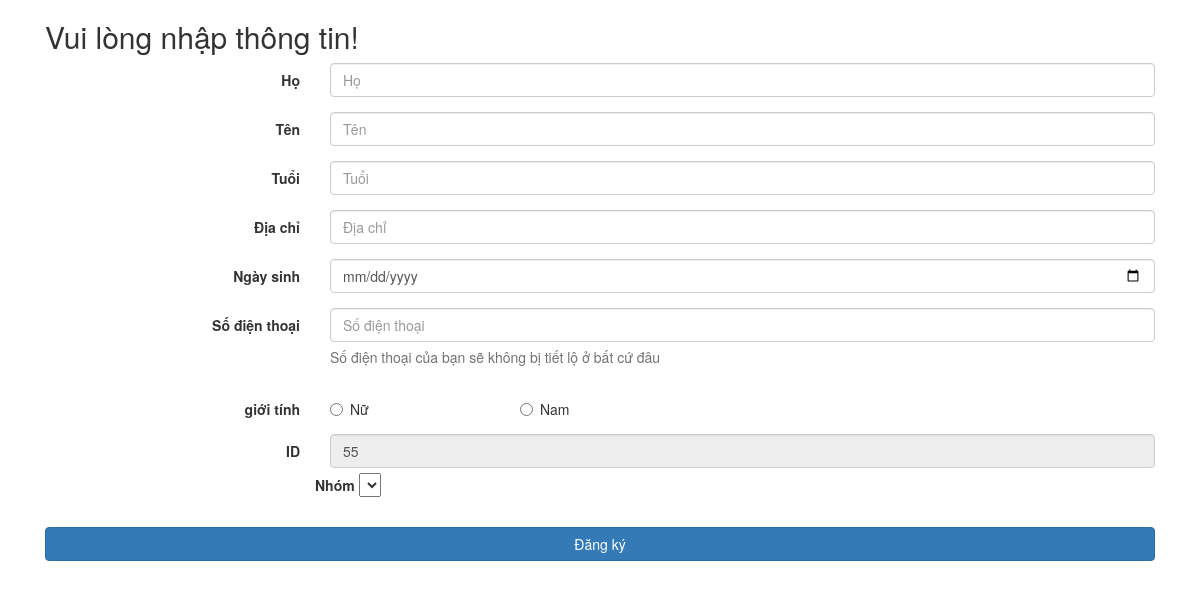
Before: /register/create_infor.php?accout=phamthokd@gmail.com with the older database file.
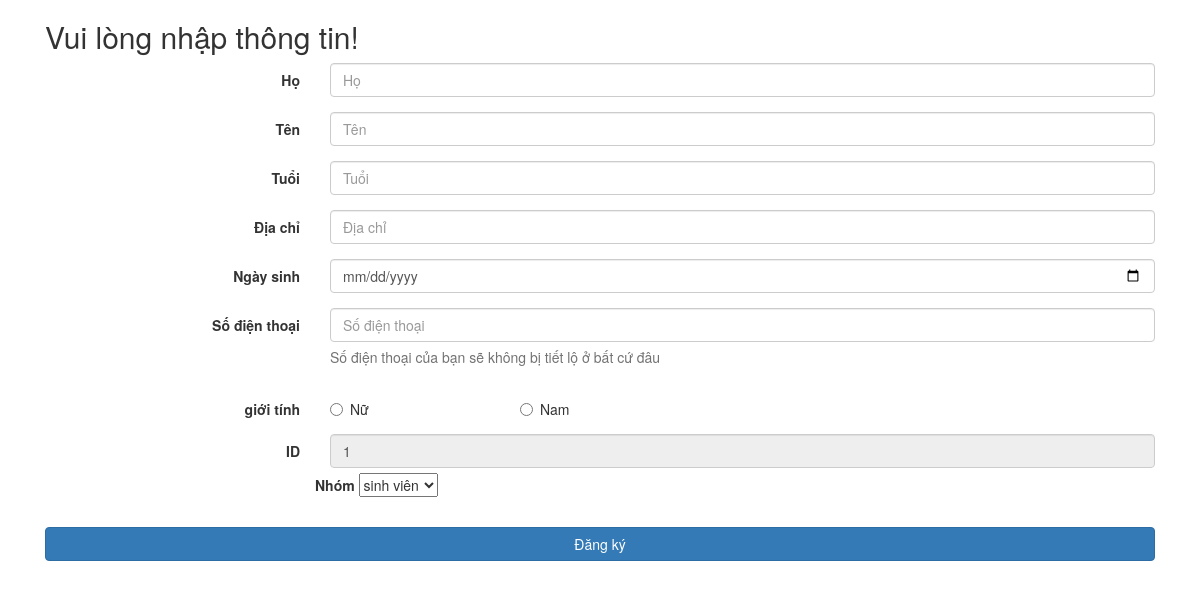
After: the same page with the newer database file.
### tables this page shows
CREATE TABLE `users` (
  `userid` int(6) UNSIGNED NOT NULL,
  `email` varchar(60) NOT NULL,
  `password` char(60) NOT NULL,
  `registration_date` datetime NOT NULL DEFAULT current_timestamp(),
  `user_level` tinyint(10) NOT NULL DEFAULT 0,
  `status` tinyint(1) NOT NULL DEFAULT 0,
  `code` tinyint(4) NOT NULL
);

### register/create_infor.php (the view, shortened to what this page needs)
<!DOCTYPE html>
<html lang="en">
<head>
    <link href="https://cdn.jsdelivr.net/npm/bootstrap@5.0.2/dist/css/bootstrap.min.css" rel="stylesheet">
    <link rel="stylesheet" href="https://cdnjs.cloudflare.com/ajax/libs/font-awesome/5.15.4/css/all.min.css" />
</head>
<body>
    <link href="//maxcdn.bootstrapcdn.com/bootstrap/4.0.0/css/bootstrap.min.css" rel="stylesheet" id="bootstrap-css">
<link href="//netdna.bootstrapcdn.com/bootstrap/3.2.0/css/bootstrap.min.css" rel="stylesheet" id="bootstrap-css">
<div class="container">
        <form class="form-horizontal" role="form" action="process_infor.php" method="post">
            <h2>Vui lòng nhập thông tin!</h2>
            <div class="form-group">
                <label for="first_name" class="col-sm-3 control-label">Họ</label>
                <div class="col-sm-9">
                    <input type="text" id="first_name" placeholder="Họ" class="form-control" name="first_name">
                </div>
            </div>
            <div class="form-group">
                <label for="last_name" class="col-sm-3 control-label">Tên</label>
                <div class="col-sm-9">
                    <input type="text" id="last_name" placeholder="Tên" class="form-control" name="last_name">
                </div>
            </div>
            <div class="form-group">
                <label for="age" class="col-sm-3 control-label">Tuổi</label>
                <div class="col-sm-9">
                    <input type="text" id="age" placeholder="Tuổi" class="form-control" name= "age">
                </div>
            </div>
            <div class="form-group">
                <label for="address" class="col-sm-3 control-label">Địa chỉ</label>
                <div class="col-sm-9">
                    <input type="text" id="address" placeholder="Địa chỉ" class="form-control" name="address">
                </div>
            </div>
            <div class="form-group">
                <label for="date" class="col-sm-3 control-label">Ngày sinh</label>
                <div class="col-sm-9">
                    <input type="date" id="date" class="form-control" name="date">
                </div>
            </div>
            <div class="form-group">
                <label for="phone_number" class="col-sm-3 control-label">Số điện thoại </label>
                <div class="col-sm-9">
                    <input type="phoneNumber" id="phone_number" placeholder="Số điện thoại" class="form-control" name="phone_number">
                    <span class="help-block">Số điện thoại của bạn sẽ không bị tiết lộ ở bất cứ đâu</span>
                </div>
            </div>
            <div class="form-group">
                <label class="control-label col-sm-3">giới tính</label>
                <div class="col-sm-6">
                    <div class="row">
                        <div class="col-sm-4">
                            <label class="radio-inline">
                                <input type="radio" id="femaleRadio" name="gender" <?php if (isset($gender) && $gender=="nữ") echo "checked";?> value="Female">Nữ
                            </label>
                        </div>
                        <div class="col-sm-4">
                            <label class="radio-inline">
                                <input type="radio" id="maleRadio" name="gender" <?php if (isset($gender) && $gender=="nam") echo "checked";?> value="Male">Nam
                            </label>
                        </div>
                    </div>
                </div>
            </div>
            <div class="form-group">
                <label for="userid" class="col-sm-3 control-label">ID</label>
                <div class="col-sm-9">
                    <input type="text" id="userid" name="userid" class="form-control" value=
                    <?php if (isset($_GET['accout'])) {
                        $email = $_GET['accout'];
                        require("../config/db.php");
                        $sql = "SELECT * FROM `users` WHERE `email` LIKE '$email'";
                        $result = mysqli_query($conn,$sql);
                        if(mysqli_num_rows($result)>0){
                            while($row = mysqli_fetch_assoc($result)){
                                $ID = $row['userid'];
                                echo ''.$ID.'';
                                }
                        }
                        }
                        ?>
         readonly>
        <div class="form-group">
                <label for="group" class="control-label">Nhóm</label>
                <select name="group" id="group">
                    <?php
                        require("../config/db.php");
                        $sql = "SELECT * FROM group_users";
                        $result = mysqli_query($conn,$sql);
                        if(mysqli_num_rows($result)>0){
                            while($row = mysqli_fetch_assoc($result)){
                                echo '<option value='.$row['group_id'].'>'.$row['group_name'].'</option>';
                            }
                        }
                    ?>
                </select>
        </div>
                </div>
            </div>
            <button type="submit" class="btn btn-primary btn-block" name="btn_infor">Đăng ký</button>
        </form>
    </div>
</body>
</html>

Changed rows visible on the page:
removed users: userid "55"
added users: userid "1"
Other visible differences:
form field group: (not shown) → "sinh viên"
